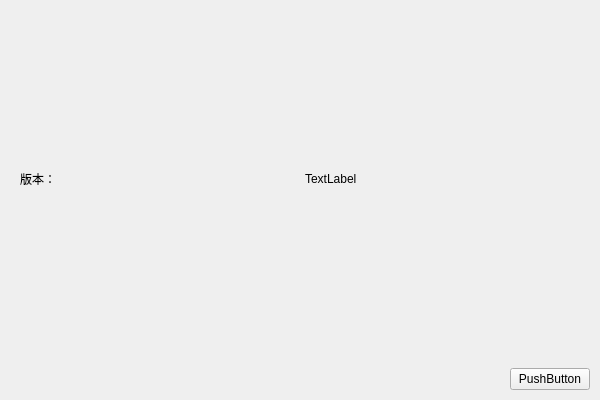
<?xml version="1.0" encoding="UTF-8"?>
<ui version="4.0">
 <class>AboutDialog</class>
 <widget class="QWidget" name="AboutDialog">
  <property name="geometry">
   <rect>
    <x>0</x>
    <y>0</y>
    <width>600</width>
    <height>400</height>
   </rect>
  </property>
  <property name="windowTitle">
   <string>AboutDialog</string>
  </property>
  <layout class="QVBoxLayout" name="verticalLayout" stretch="36,4">
   <property name="spacing">
    <number>0</number>
   </property>
   <property name="leftMargin">
    <number>0</number>
   </property>
   <property name="topMargin">
    <number>0</number>
   </property>
   <property name="rightMargin">
    <number>0</number>
   </property>
   <property name="bottomMargin">
    <number>0</number>
   </property>
   <item>
    <widget class="QWidget" name="widgetBody" native="true">
     <layout class="QHBoxLayout" name="horizontalLayout">
      <property name="spacing">
       <number>10</number>
      </property>
      <property name="leftMargin">
       <number>20</number>
      </property>
      <property name="topMargin">
       <number>10</number>
      </property>
      <property name="rightMargin">
       <number>20</number>
      </property>
      <property name="bottomMargin">
       <number>10</number>
      </property>
      <item>
       <widget class="QLabel" name="lbAPPVersion">
        <property name="text">
         <string>版本：</string>
        </property>
       </widget>
      </item>
      <item>
       <widget class="QLabel" name="lbAPP">
        <property name="text">
         <string>TextLabel</string>
        </property>
       </widget>
      </item>
     </layout>
    </widget>
   </item>
   <item>
    <widget class="QWidget" name="widgetFooter" native="true">
     <layout class="QHBoxLayout" name="horizontalLayout_3">
      <property name="spacing">
       <number>10</number>
      </property>
      <property name="leftMargin">
       <number>10</number>
      </property>
      <property name="topMargin">
       <number>10</number>
      </property>
      <property name="rightMargin">
       <number>10</number>
      </property>
      <property name="bottomMargin">
       <number>10</number>
      </property>
      <item>
       <spacer name="horizontalSpacer_2">
        <property name="orientation">
         <enum>Qt::Horizontal</enum>
        </property>
        <property name="sizeHint" stdset="0">
         <size>
          <width>487</width>
          <height>20</height>
         </size>
        </property>
       </spacer>
      </item>
      <item>
       <widget class="QPushButton" name="btnClose">
        <property name="text">
         <string>PushButton</string>
        </property>
       </widget>
      </item>
     </layout>
    </widget>
   </item>
  </layout>
 </widget>
 <resources/>
 <connections/>
</ui>
